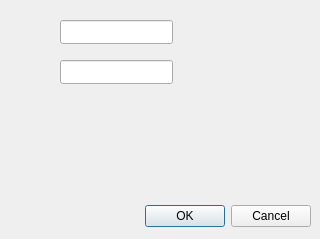
<?xml version="1.0" encoding="UTF-8"?>
<ui version="4.0">
 <class>EditDialog</class>
 <widget class="QDialog" name="EditDialog">
  <property name="geometry">
   <rect>
    <x>0</x>
    <y>0</y>
    <width>320</width>
    <height>239</height>
   </rect>
  </property>
  <property name="windowTitle">
   <string>Dialog</string>
  </property>
  <widget class="QDialogButtonBox" name="buttonBox">
   <property name="geometry">
    <rect>
     <x>10</x>
     <y>200</y>
     <width>301</width>
     <height>32</height>
    </rect>
   </property>
   <property name="orientation">
    <enum>Qt::Horizontal</enum>
   </property>
   <property name="standardButtons">
    <set>QDialogButtonBox::Cancel|QDialogButtonBox::Ok</set>
   </property>
  </widget>
  <widget class="QLineEdit" name="lineEdit">
   <property name="geometry">
    <rect>
     <x>60</x>
     <y>20</y>
     <width>113</width>
     <height>24</height>
    </rect>
   </property>
  </widget>
  <widget class="QLineEdit" name="lineEdit_2">
   <property name="geometry">
    <rect>
     <x>60</x>
     <y>60</y>
     <width>113</width>
     <height>24</height>
    </rect>
   </property>
  </widget>
 </widget>
 <resources/>
 <connections>
  <connection>
   <sender>buttonBox</sender>
   <signal>accepted()</signal>
   <receiver>EditDialog</receiver>
   <slot>accept()</slot>
   <hints>
    <hint type="sourcelabel">
     <x>248</x>
     <y>254</y>
    </hint>
    <hint type="destinationlabel">
     <x>157</x>
     <y>274</y>
    </hint>
   </hints>
  </connection>
  <connection>
   <sender>buttonBox</sender>
   <signal>rejected()</signal>
   <receiver>EditDialog</receiver>
   <slot>reject()</slot>
   <hints>
    <hint type="sourcelabel">
     <x>316</x>
     <y>260</y>
    </hint>
    <hint type="destinationlabel">
     <x>286</x>
     <y>274</y>
    </hint>
   </hints>
  </connection>
 </connections>
</ui>
